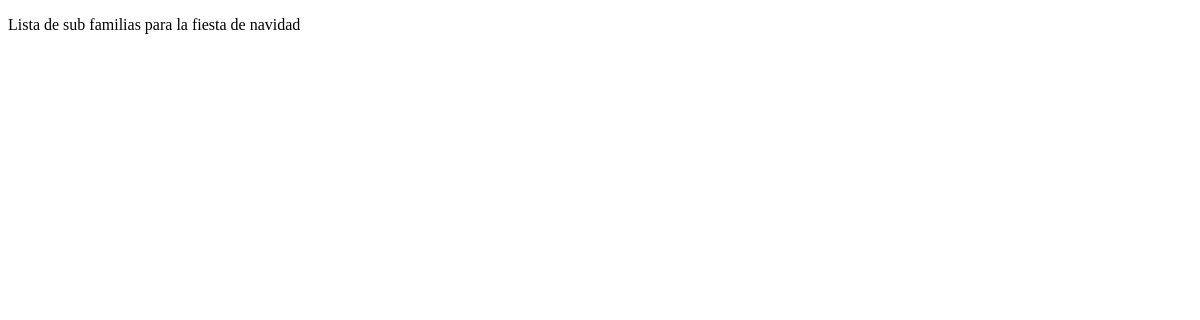
Page /fiesta-familia/ on the earlier database version.
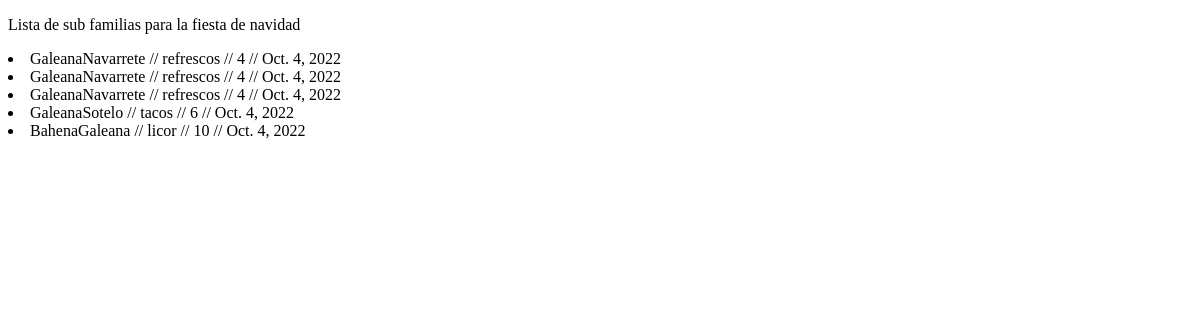
Same page on the later database version.
### ver_familia/models.py (models this page shows)
class Subfamilia(models.Model):
     apellidos = models.CharField(max_length=30)
     asignacion = models.CharField(max_length=50)
     invitados = models.IntegerField()
     fecha_pago = models.DateField(null=True)

### MVTRaulGaleana/views.py (the view)
# urls.py: path('fiesta-familia/', views.fiesta_familia),
def fiesta_familia(request):
    sub_familias = Subfamilia.objects.all()
    template = loader.get_template('fiesta_familia.html')
    template_rend = template.render({'sub_familias': sub_familias})
    return HttpResponse(template_rend)

### templates/fiesta_familia.html (shortened to what this page needs)
<!DOCTYPE html>
<html lang="en">
<head>
</head>
<body>
    <p>Lista de sub familias para la fiesta de navidad</p>
    {% for sub_familia in sub_familias %}
        <li>{{sub_familia.apellidos}} // {{sub_familia.asignacion}} // {{sub_familia.invitados}} // {{sub_familia.fecha_pago}}</li>
    {% endfor %}
</body>
</html>

Differences in the rows shown:
added Subfamilia: apellidos "GaleanaNavarrete", asignacion "refrescos", invitados "4", fecha_pago "Oct. 4, 2022"
added Subfamilia: apellidos "GaleanaNavarrete", asignacion "refrescos", invitados "4", fecha_pago "Oct. 4, 2022"
added Subfamilia: apellidos "GaleanaNavarrete", asignacion "refrescos", invitados "4", fecha_pago "Oct. 4, 2022"
added Subfamilia: apellidos "GaleanaSotelo", asignacion "tacos", invitados "6", fecha_pago "Oct. 4, 2022"
added Subfamilia: apellidos "BahenaGaleana", asignacion "licor", invitados "10", fecha_pago "Oct. 4, 2022"
